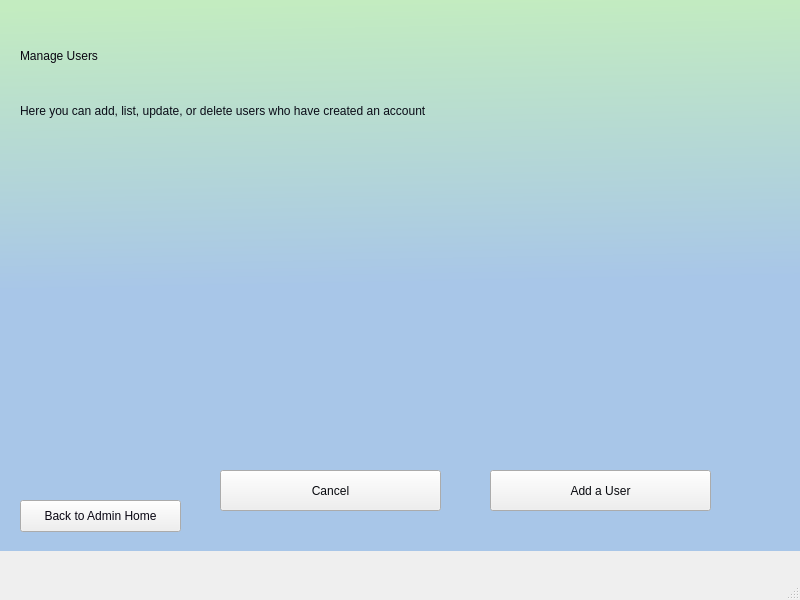
<?xml version="1.0" encoding="UTF-8"?>
<ui version="4.0">
 <class>MainWindow</class>
 <widget class="QMainWindow" name="MainWindow">
  <property name="geometry">
   <rect>
    <x>0</x>
    <y>0</y>
    <width>800</width>
    <height>600</height>
   </rect>
  </property>
  <property name="windowTitle">
   <string>MainWindow</string>
  </property>
  <widget class="QWidget" name="centralwidget">
   <widget class="QWidget" name="backgroundWid" native="true">
    <property name="geometry">
     <rect>
      <x>0</x>
      <y>0</y>
      <width>801</width>
      <height>551</height>
     </rect>
    </property>
    <property name="sizePolicy">
     <sizepolicy hsizetype="Maximum" vsizetype="Maximum">
      <horstretch>0</horstretch>
      <verstretch>0</verstretch>
     </sizepolicy>
    </property>
    <property name="styleSheet">
     <string notr="true">QWidget#backgroundWid{
background-color:qlineargradient(spread:pad, x1:0.477833, y1:0, x2:0.507, y2:0.988636, stop:0 rgba(195, 236, 192, 255), stop:0.522167 rgba(168, 198, 232, 255))}
</string>
    </property>
    <widget class="QLabel" name="label">
     <property name="geometry">
      <rect>
       <x>20</x>
       <y>20</y>
       <width>351</width>
       <height>71</height>
      </rect>
     </property>
     <property name="styleSheet">
      <string notr="true">font: 48pt &quot;Avenir Next&quot;;color: rgb(255, 255, 255);
color: rgb(10, 6, 17);</string>
     </property>
     <property name="text">
      <string>Manage Users</string>
     </property>
    </widget>
    <widget class="QLabel" name="label_2">
     <property name="geometry">
      <rect>
       <x>20</x>
       <y>90</y>
       <width>711</width>
       <height>41</height>
      </rect>
     </property>
     <property name="styleSheet">
      <string notr="true">color:rgb(10, 12, 23);
font: 23pt &quot;Hoefler Text&quot;;</string>
     </property>
     <property name="text">
      <string>Here you can add, list, update, or delete users who have created an account</string>
     </property>
    </widget>
    <widget class="QPushButton" name="add_user_btn">
     <property name="geometry">
      <rect>
       <x>490</x>
       <y>470</y>
       <width>221</width>
       <height>41</height>
      </rect>
     </property>
     <property name="styleSheet">
      <string notr="true">color: rgb(8, 9, 14);
font: 24pt &quot;Georgia&quot;;</string>
     </property>
     <property name="text">
      <string>Add a User</string>
     </property>
    </widget>
    <widget class="QPushButton" name="backButton">
     <property name="geometry">
      <rect>
       <x>20</x>
       <y>500</y>
       <width>161</width>
       <height>32</height>
      </rect>
     </property>
     <property name="styleSheet">
      <string notr="true">color:rgb(9, 6, 18)</string>
     </property>
     <property name="text">
      <string>Back to Admin Home</string>
     </property>
    </widget>
    <widget class="QLabel" name="text">
     <property name="geometry">
      <rect>
       <x>120</x>
       <y>230</y>
       <width>211</width>
       <height>16</height>
      </rect>
     </property>
     <property name="styleSheet">
      <string notr="true">color:rgb(14, 25, 14);
font: 900 13pt &quot;Arial Black&quot;;</string>
     </property>
     <property name="text">
      <string/>
     </property>
    </widget>
    <widget class="QPushButton" name="cancel_btn">
     <property name="geometry">
      <rect>
       <x>220</x>
       <y>470</y>
       <width>221</width>
       <height>41</height>
      </rect>
     </property>
     <property name="styleSheet">
      <string notr="true">color: rgb(8, 9, 14);
font: 24pt &quot;Georgia&quot;;</string>
     </property>
     <property name="text">
      <string>Cancel</string>
     </property>
    </widget>
    <widget class="QWidget" name="gridLayoutWidget">
     <property name="geometry">
      <rect>
       <x>22</x>
       <y>130</y>
       <width>221</width>
       <height>251</height>
      </rect>
     </property>
     <layout class="QGridLayout" name="layout_user"/>
    </widget>
   </widget>
  </widget>
  <widget class="QMenuBar" name="menubar">
   <property name="geometry">
    <rect>
     <x>0</x>
     <y>0</y>
     <width>800</width>
     <height>22</height>
    </rect>
   </property>
  </widget>
  <widget class="QStatusBar" name="statusbar"/>
 </widget>
 <resources/>
 <connections/>
</ui>
